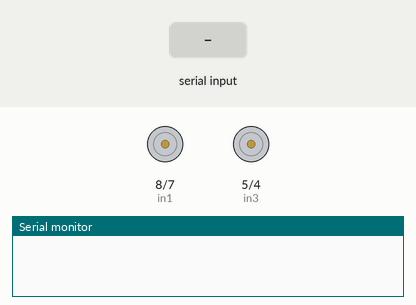
Recording of a sketch running on a simulated Arduino Uno, built with avr-gcc and run on an emulated ATmega328P. Shown: motor-driver pin pairs drawn as motors (green arrow = first pin HIGH = forward, orange = second pin HIGH = backward, longer = more drive, scaled by the enable pin), the last lines printed to the serial monitor. The test bench sets the inputs (shaded band).

Above: at 1.2 s.
1.3 s: "1" received over Serial
At 2.5 s:
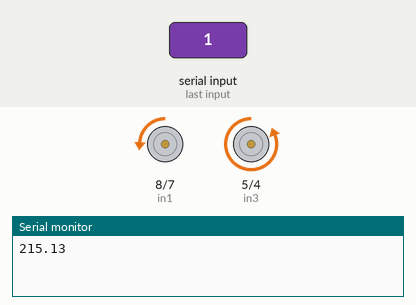
2.8 s: byte 200 (200) received over Serial
At 3.8 s:
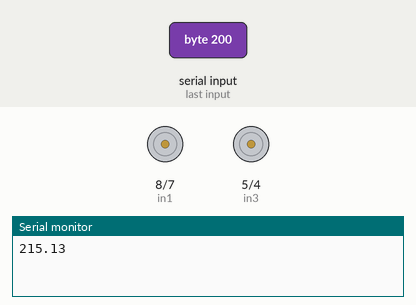
4.3 s: "0" received over Serial
At 5.0 s:
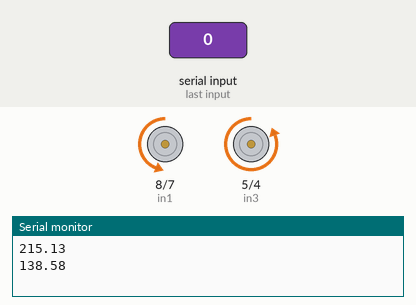
5.8 s: "2" received over Serial
At 6.1 s:
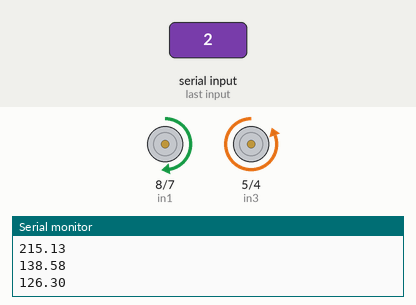
Timing chart, 0 to 8.3 s (numbered marks = the images above; inputs shaded):
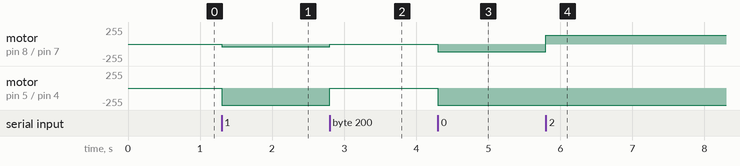

Measured:
- after the input at 1.3 s, motor on pin 8 (in1) / pin 7 (in2): stopped → backward 39/255 at once; motor on pin 5 (in3) / pin 4 (in4): stopped → backward 255/255 at once
- after the input at 2.8 s, motor on pin 8 (in1) / pin 7 (in2): backward 39/255 → stopped at once; motor on pin 5 (in3) / pin 4 (in4): backward 255/255 → stopped at once
- after the input at 4.3 s, motor on pin 8 (in1) / pin 7 (in2): stopped → backward 116/255 at once; motor on pin 5 (in3) / pin 4 (in4): stopped → backward 255/255 at once
- after the input at 5.8 s, motor on pin 8 (in1) / pin 7 (in2): backward 116/255 → forward 128/255 at once

The sketch:

PIDControl.ino
```cpp
// Motor A connections. A = (right)
int enA = 9;
int in1 = 8;
int in2 = 7;

// Motor B connections. B = (left)
int enB = 3;
int in3 = 5;
int in4 = 4;

// declaring variables
int slope, error, pError, p, i, d, lSpeed, rSpeed;

// declaring constants
int baseSpeed = 255;
float kp = 3.242;
float kd = 2;
float ki = 0.005;


void setup() {
  Serial.begin(9600);
  // Set all the motor control pins to outputs
  pinMode(enA, OUTPUT);
  pinMode(enB, OUTPUT);
  pinMode(in1, OUTPUT);
  pinMode(in2, OUTPUT);
  pinMode(in3, OUTPUT);
  pinMode(in4, OUTPUT);

  // Turn off motors - Initial state
  digitalWrite(in1, LOW);
  digitalWrite(in2, LOW);
  digitalWrite(in3, LOW);
  digitalWrite(in4, LOW);
}

void loop() {
  // Check anything available from serial python
  if (Serial.available()>0){
    int slope = Serial.read();

    // Stopping condition
    if (slope == 200){
      Stop();
    }
    else {
      // The slope needs to be 90 degrees (a straight line) every time. So, anything other than that is considered an error.
      error = 90 - slope;
      PID(error);
  }
  }
}

// Function to stop the car.
void Stop(){
  analogWrite(enA, baseSpeed);
  analogWrite(enB, baseSpeed);

  digitalWrite(in1, LOW);
  digitalWrite(in2, LOW);
  digitalWrite(in3, LOW);
  digitalWrite(in4, LOW);
}


void PID(int error) {

  /*
  * It uses the three control terms of proportional, integral, and derivative influence on the controller output to apply accurate and optimal control.

  * Proportional represents the error and controls how the system responds to curves.
  * Integral eliminates residual error by applying a control effect. Once the error is eliminated, the integral term stops growing.
  * Derivative calculates how fast the error is changing by differencing the current error from the previous error.

  * 'kp,' 'ki,' and 'kd' are constants.
  * A small 'kp' will result in a gentler response to curves, almost moving in a straight line. On the other hand, a large 'kp' will cause sudden responses, leading to oscillations.
  * A small 'ki' may have little impact, while a large 'ki' can induce oscillations.
  * Similarly, a small 'kd' may not have a significant impact, but a large 'kd' can cause oscillations and erratic movement.
  */

  p = error;
  i = i + error;
  d = error - pError;
  pError = error;

  float pid = kp * p + ki * i + kd * d;
  Serial.println(pid);

  /*
  * 'baseSpeed' represents the speed when the car moves in a straight line.
  * 'lSpeed' is the speed of motor A, and 'rSpeed' is the speed of motor B.

  * 'lSpeed' is calculated by subtracting the PID term from 'baseSpeed'. When turning left, the slope is less than 90, causing the error and PID to be positive. Consequently, 'lSpeed' decreases, while 'rSpeed' remains at 255.
  * 'rSpeed' is calculated by adding the PID term to 'baseSpeed'. When turning right, the slope is more than 90, resulting in a negative error and PID. As a result, 'lSpeed' stays at 255, and 'rSpeed' decreases.
  */

  lSpeed = baseSpeed - pid;
  rSpeed = baseSpeed + pid;

  // This will bound the values between 0 and 255.
  if (lSpeed < 0){
      lSpeed = 0;
  }
  if (lSpeed > 255){
      lSpeed = 255;
  }
  if (rSpeed < 0){
      rSpeed = 0;
  }
  if (rSpeed > 255){
      rSpeed = 255;
  }
  // Calling the function to drive the motors.
  drive(lSpeed, rSpeed);
}


void drive(int l, int r) {

  /*
  * To turn the car in a specified direction, the motor on that side should either move backward, move forward with a lower speed, or stop, while the motor on the opposite side moves forward with a higher speed. This combination creates a turning effect that rotates the car.

  * Here, the arguments 'l' and 'r' represent the speed of motors A and B, respectively.

  * If the value of 'r' is greater than 127, motor B will move forward with a speed of 'r'; otherwise, it will move backward with a speed of 'r'.

  * Similarly, if the value of 'l' is greater than 127, motor A will move forward with a speed of 'l'; otherwise, it will move backward with a speed of 'l'.

  * There are four possibilities:
     1. Both motors moving forward.
     2. Both motors moving backward.
     3. One motor moving forward and another moving backward, and vice versa.

  * If the turn is small, both motors will move forward with different speeds, producing a small turning effect. For a larger turn, they will move in opposite directions to create a more significant turning effect.
   */

  if (r > 127){
    analogWrite(enB, r);
    digitalWrite(in3, LOW);
    digitalWrite(in4, HIGH);
  }
  else{
    analogWrite(enB, r);
    digitalWrite(in3, HIGH);
    digitalWrite(in4, LOW);
  }

  if (l > 127) {
    analogWrite(enA, l);
    digitalWrite(in1, HIGH);
    digitalWrite(in2, LOW);
  }
  else{
    analogWrite(enA, l);
    digitalWrite(in1, LOW);
    digitalWrite(in2, HIGH);
  }
}
```
